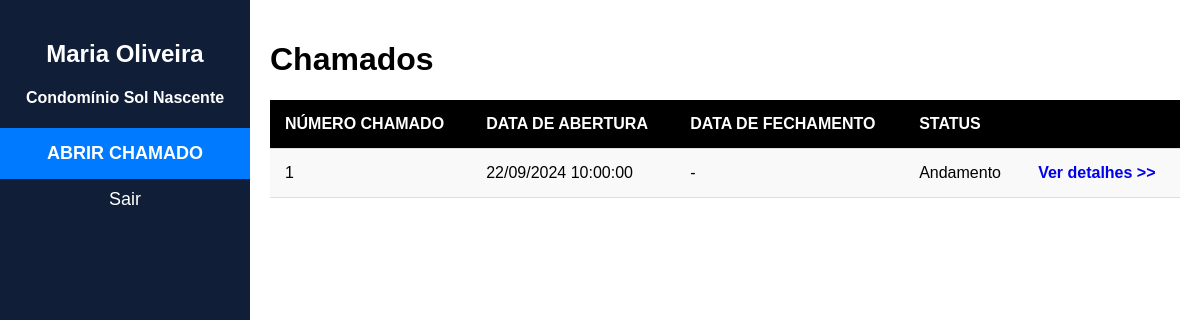
/logado/inicial.php (signed in), run on the app's committed database.
### tables this page shows
CREATE TABLE IF NOT EXISTS `tb_usuario` (
  `id_usuario` int UNSIGNED NOT NULL AUTO_INCREMENT,
  `id_condominio` int UNSIGNED NOT NULL,
  `nome` varchar(255) NOT NULL,
  `email` varchar(255) NOT NULL,
  `telefone` varchar(255) NOT NULL,
  `tipo_usuario` int UNSIGNED NOT NULL,
  `senha` varchar(255) NOT NULL,
  PRIMARY KEY (`id_usuario`),
  KEY `tb_usuario_FKIndex1` (`id_condominio`)
);

CREATE TABLE IF NOT EXISTS `tb_condominio` (
  `id_condominio` int UNSIGNED NOT NULL AUTO_INCREMENT,
  `nome` varchar(255) NOT NULL,
  `cep` varchar(255) NOT NULL,
  `rua` varchar(255) NOT NULL,
  `numero` int UNSIGNED NOT NULL,
  `cidade` varchar(255) NOT NULL,
  `estado` varchar(255) NOT NULL,
  PRIMARY KEY (`id_condominio`)
);

CREATE TABLE IF NOT EXISTS `tb_chamado` (
  `id_chamado` int UNSIGNED NOT NULL AUTO_INCREMENT,
  `id_tecnico` int UNSIGNED NOT NULL,
  `id_usuario_solicitante` int UNSIGNED NOT NULL,
  `descricao` varchar(255) NOT NULL,
  `dt_abertura` datetime NOT NULL,
  `status` int NOT NULL,
  `dt_fechamento` datetime DEFAULT NULL,
  PRIMARY KEY (`id_chamado`),
  KEY `tb_chamado_FKIndex1` (`id_usuario_solicitante`),
  KEY `tb_chamado_FKIndex2` (`id_tecnico`)
);

### logado/inicial.php (the view, shortened to what this page needs)
<?php
include('../conexao/conexao.php');
?>
<!DOCTYPE html>
<html lang="pt-BR">
<head>
</head>
<body>
<div class="sidebar">
    <h2>
        <?php
            $idUsuario = mysqli_real_escape_string($connection, $_SESSION['idUsuario']);
            $query = "SELECT * FROM tb_usuario WHERE id_usuario = $idUsuario";
            $result = mysqli_query($connection, $query);
            $row = mysqli_fetch_assoc($result);
            echo htmlspecialchars($row['nome']);
            $idCondominio = $row['id_condominio'];
            $tipoUsuario = $row['tipo_usuario'];
        ?>
    </h2>
    <h4 style="text-align: center;">
        <?php
            $query = "SELECT * FROM tb_condominio WHERE id_condominio = $idCondominio";
            $result = mysqli_query($connection, $query);
            $row = mysqli_fetch_assoc($result);
            echo htmlspecialchars($row['nome']);
        ?>
    </h4>
    <a href="novo_chamado.php" class="back-btn">ABRIR CHAMADO</a>
    <a href="../conexao/logout.php">Sair</a>
</div>
<div class="main-content">
    <h1>Chamados</h1>
    <table class="chamados">
        <thead>
            <tr>
                <th>NÚMERO CHAMADO</th>
                <th>DATA DE ABERTURA</th>
                <th>DATA DE FECHAMENTO</th>
                <th>STATUS</th>
                <th></th>
            </tr>
        </thead>
        <tbody>
            <?php
                if($tipoUsuario == 1){
                    $result = $conn->query("SELECT * FROM tb_chamado");
                }elseif($tipoUsuario == 2){
                    $result = $conn->query("SELECT * FROM tb_chamado WHERE id_tecnico = $idUsuario");
                }elseif($tipoUsuario == 3){
                    $result = $conn->query("SELECT * FROM tb_chamado WHERE id_usuario_solicitante = $idUsuario");
                }
                $count = $result->rowCount();
                if ($count > 0) {
                    while ($row = $result->fetch(PDO::FETCH_OBJ)){
                        if($row->status == 1){
                            $status = 'Pendente';
                        }else if($row->status == 2){
                            $status = 'Andamento';
                        }else if($row->status == 3){
                            $status = 'Fechado';
                        }
            ?>
            <tr>
                <td><?php echo htmlspecialchars($row->id_chamado); ?></td>
                <td>
                    <?php
                            $data = new DateTime($row->dt_abertura);
                            $data_br = $data->format('d/m/Y H:i:s');
                            echo htmlspecialchars($data_br);
                    ?>
                </td>
                <td>
                    <?php
                        if($row->dt_fechamento != NULL){
                            $data = new DateTime($row->dt_fechamento);
                            $data_br = $data->format('d/m/Y H:i:s');
                            echo htmlspecialchars($data_br);
                        }else{
                            echo htmlspecialchars("-");
                        }
                    ?>
                </td>
                <td><?php echo htmlspecialchars($status); ?></td>
                <td><a href="chamado.php?idChamado=<?php echo $row->id_chamado?>" class="detalhes-link">Ver detalhes &gt;&gt;</a></td>
            </tr>
            <?php
                    }
                }
            ?>
        </tbody>
    </table>
</div>
</body>
</html>

### logado/inicial.php (style rules this page uses)
body { margin: 0; font-family: Arial, sans-serif; }
.sidebar { width: 250px; background-color: #101E38; height: 100vh; position: fixed; padding-top: 20px; }
.sidebar h2 { color: white; text-align: center; }
.sidebar h4 { color: white; }
.sidebar a { display: block; padding: 10px; color: white; text-decoration: none; text-align: center; font-size: 18px; }
.sidebar a.back-btn { background-color: #007BFF; color: #fff; padding: 15px; font-weight: bold; }
.main-content { margin-left: 250px; padding: 20px; }
.chamados { width: 100%; margin: 0 auto; background-color: #f9f9f9; border-collapse: collapse; }
.chamados th, .chamados td { padding: 15px; text-align: left; border-bottom: 1px solid #ddd; }
.chamados th { background-color: #000; color: #fff; }
.detalhes-link { text-decoration: none; color: #0000EE; font-weight: bold; }

### data on the page
tb_usuario: nome "Maria Oliveira"
tb_condominio: nome "Condomínio Sol Nascente"
tb_chamado: id_chamado "1", dt_abertura "22/09/2024 10:00:00", status "Andamento"
